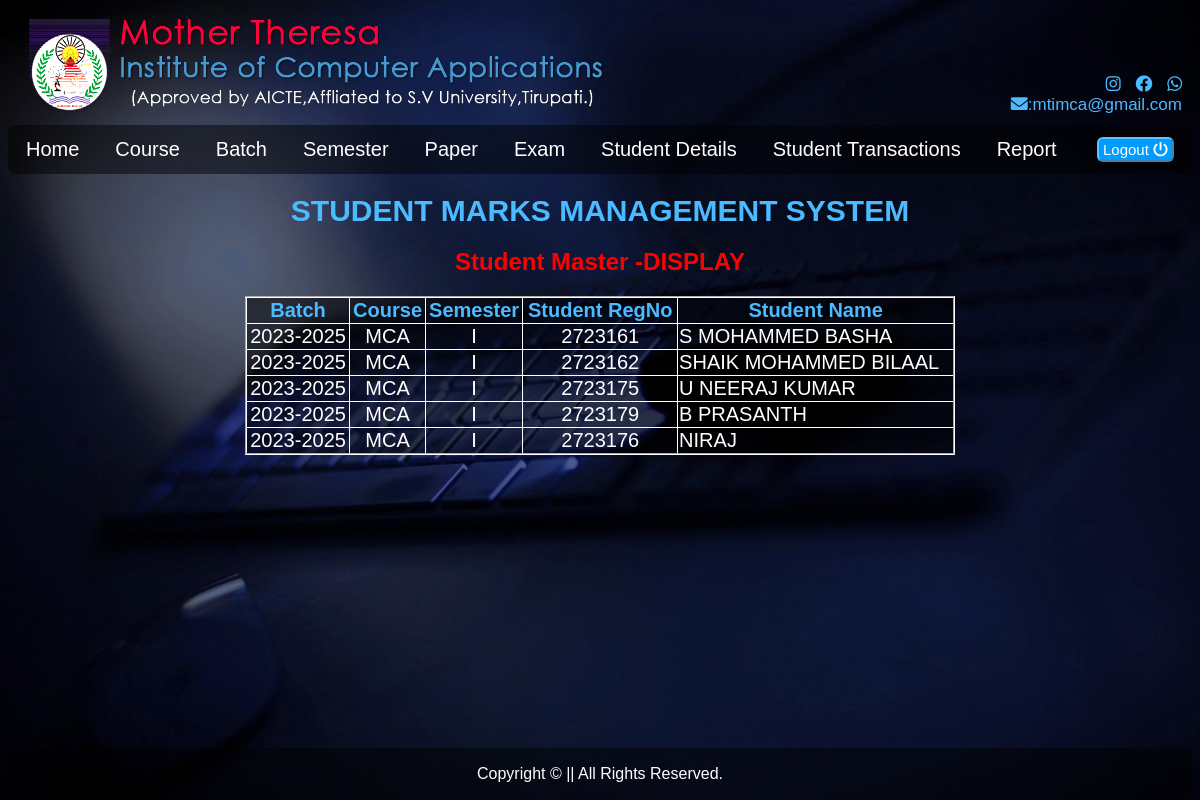
The app's page /student/displaystudent/ with its own data.
### student/models.py (models this page shows, shortened)
class StudentMasterModel(models.Model):
    batchno   = models.ForeignKey(BatchMasterModel,on_delete =models.CASCADE)
    sem       = models.ForeignKey(SemMasterModel,on_delete =models.CASCADE)
    course    = models.ForeignKey(CourseMasterModel,on_delete =models.CASCADE)
    studregno = models.IntegerField(unique=True)
    studname  = models.CharField(max_length =30)

class BatchMasterModel(models.Model):
    batchid = models.IntegerField(unique=True)
    batchno = models.CharField(max_length =9, unique=True)
    def __str__(self):
        return self.batchno

class CourseMasterModel(models.Model):
    courseid = models.IntegerField(unique=True)
    course   = models.CharField(max_length =4, unique=True)
    def __str__(self):
        return self.course

class SemMasterModel(models.Model):
    semid = models.IntegerField(unique=True)
    sem   = models.CharField(max_length =3,unique=True)
    def __str__(self):
        return self.sem

### student/views.py (the view)
# urls.py: path('displaystudent/',views.displaystudent,name='displaystudent'),
def displaystudent(request):
    student = StudentMasterModel.objects.select_related('batchno', 'sem', 'course').all()
    temp = loader.get_template('displaystudent.html')
    context = {
        'data':student,
    }
    return HttpResponse(temp.render(context,request))

### student/templates/displaystudent.html (shortened to what this page needs)
{% extends "master.html" %}
{% block content %}
<div align="center" style="color: white;">
        <h1>Student Master -DISPLAY</h1>
        <table border="2" style="border-collapse: collapse; border-color: white; width: 60%; font-size: 20px;">
            <tr class="thead"> <th>Batch</th>  <th>Course</th> <th>Semester</th>
                <th>Student RegNo</th> <th>Student Name</th></tr>
            {% for x in data %}
            <tr align="center">
                <td>{{x.batchno}}</td>
                <td>{{x.course}}</td>
                <td>{{x.sem}}</td>
                <td>{{x.studregno}}</td>
                <td align="left">{{x.studname}}</td>
            </tr>
            {% endfor %}
        </table>
</div>
{% endblock %}

### student/templates/master.html (shortened to what this page needs)
{% load static %}
<!DOCTYPE html>
<html lang="en">
<head>
    <link rel="stylesheet" type="text/css" href="{% static 'css/styles.css' %}">
    <link rel="stylesheet" href="https://cdnjs.cloudflare.com/ajax/libs/font-awesome/6.0.0-beta3/css/all.min.css">
</head>
<body background="{% static 'img/banner1.jpg' %}">
    <header>
        <img src="{% static 'img/logo2.png' %}" alt="Logo">
        <div class="social-icons">
            <i class="fa-brands fa-instagram"></i>
            <i class="fa-brands fa-facebook"></i>
            <i class="fa-brands fa-whatsapp"></i><br>
            <i class="fa-solid fa-envelope"></i>:mtimca@gmail.com
        </div>
    </header>
    <nav>
        <ul>
            <li  class="dropdown">
                <a href="{% url 'home' %}">Home</a>
            </li>
            <li class="dropdown">
                <a href="#" class="dropbtn">Course</a>
            </li>
            <li class="dropdown">
                <a href="#" class="dropbtn">Batch</a>
            </li>
            <li class="dropdown">
                <a href="#" class="dropbtn">Semester</a>
            </li>
            <li class="dropdown">
                <a href="#" class="dropbtn">Paper</a>
            </li>
            <li class="dropdown">
                <a href="#" class="dropbtn">Exam</a>
            </li>
            <li class="dropdown">
                <a href="#" class="dropbtn">Student Details</a>
            </li>
            <li class="dropdown">
                <a href="#" class="dropbtn">Student Transactions</a>
            </li>
            <li  class="dropdown">
                <a href="#" class="dropbtn">Report</a>
            </li>
            <li  class="dropdown logout">
                <a href="{% url 'logout' %}"><button type="logout">Logout <i class="fa-solid fa-power-off"></i></button></a>
            </li>
        </ul>
    </nav>
    <h1 style="color: #4bbaff; text-align: center; font-size: 30px;">STUDENT MARKS MANAGEMENT SYSTEM</h1>
    <section>
            {% block content %}
            {% endblock %}
    </section>
    <footer>
       <p>Copyright &copy; || All Rights Reserved.</p>
    </footer>
</body>
</html>

### student/static/css/styles.css (style rules this page uses)
body { font-family: Arial, Helvetica, sans-serif; background-size:cover; background-position:center; margin-bottom: 0; }
header { padding: 10px; display: flex; justify-content: space-between; align-items: center; align-items: flex-end; }
.social-icons { color: #4bbaff; font-size: 17px; text-align: right; }
.social-icons i { margin-left: 10px; }
nav { background-color: #0000007f; border-radius: 8px; }
nav ul { list-style-type: none; padding: 0; margin: 0; display: flex; justify-content: left; align-items: center; }
nav ul li { position: relative; }
nav ul li a { display: block; padding: 12px 18px; color: white; text-decoration: none; font-size: 20px; }
nav ul li.logout { margin-left: auto; }
nav ul li a i { font-size: 15px; }
section { min-height: 500px; }
h1 { color:#ff0000; }
.thead { color: #4bbaff; }
table { background-color: #0000007f; }
footer { background-color: #0000007f; border-radius: 8px; padding: 1px; color: #ffffff; text-align: center; }
button { border: 2px 2px; border-color: #63c3ff; border-radius: 6px; padding:1px 6px; font-size: 15px; color: #63c3ff; background-color: #00000063; }
button[type="logout"] { border: 2px 2px; border-color: #63c3ff; border-radius: 6px; padding:2px 4px; font-size: 15px; background-color: #009dff; color: #ffffff; }

### records on screen
StudentMasterModel: batchno "2023-2025", course "MCA", sem "I", studregno "2723161", studname "S MOHAMMED BASHA"
StudentMasterModel: batchno "2023-2025", course "MCA", sem "I", studregno "2723162", studname "SHAIK MOHAMMED BILAAL"
StudentMasterModel: batchno "2023-2025", course "MCA", sem "I", studregno "2723175", studname "U NEERAJ KUMAR"
StudentMasterModel: batchno "2023-2025", course "MCA", sem "I", studregno "2723179", studname "B PRASANTH"
StudentMasterModel: batchno "2023-2025", course "MCA", sem "I", studregno "2723176", studname "NIRAJ"
